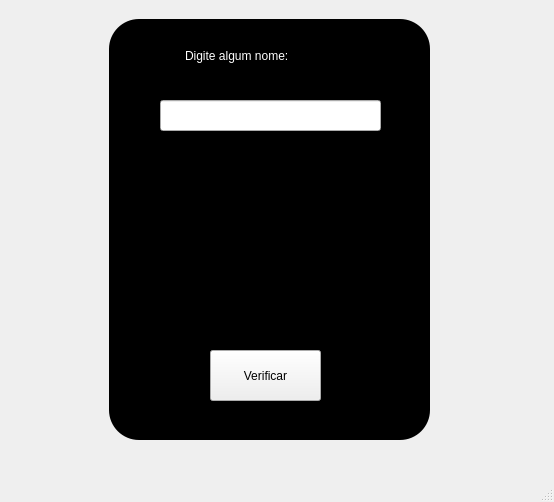
<?xml version="1.0" encoding="UTF-8"?>
<ui version="4.0">
 <class>MainWindow</class>
 <widget class="QMainWindow" name="MainWindow">
  <property name="geometry">
   <rect>
    <x>0</x>
    <y>0</y>
    <width>554</width>
    <height>502</height>
   </rect>
  </property>
  <property name="windowTitle">
   <string>MainWindow</string>
  </property>
  <widget class="QWidget" name="centralwidget">
   <widget class="QPushButton" name="pushButton">
    <property name="geometry">
     <rect>
      <x>210</x>
      <y>350</y>
      <width>111</width>
      <height>51</height>
     </rect>
    </property>
    <property name="styleSheet">
     <string notr="true">font: 75 15pt &quot;MS Shell Dlg 2&quot;;</string>
    </property>
    <property name="text">
     <string>Verificar</string>
    </property>
   </widget>
   <widget class="QLineEdit" name="lineEdit">
    <property name="geometry">
     <rect>
      <x>160</x>
      <y>100</y>
      <width>221</width>
      <height>31</height>
     </rect>
    </property>
    <property name="styleSheet">
     <string notr="true">font: 75 15pt &quot;MS Shell Dlg 2&quot;;</string>
    </property>
   </widget>
   <widget class="QLabel" name="label">
    <property name="geometry">
     <rect>
      <x>185</x>
      <y>40</y>
      <width>181</width>
      <height>31</height>
     </rect>
    </property>
    <property name="styleSheet">
     <string notr="true">font: 75 15pt &quot;MS Shell Dlg 2&quot;;
color: rgb(255, 255, 255);</string>
    </property>
    <property name="text">
     <string>Digite algum nome:</string>
    </property>
   </widget>
   <widget class="QFrame" name="frame">
    <property name="geometry">
     <rect>
      <x>109</x>
      <y>19</y>
      <width>321</width>
      <height>421</height>
     </rect>
    </property>
    <property name="styleSheet">
     <string notr="true">background-color: rgb(0, 0, 0);
border-radius: 30px;</string>
    </property>
    <property name="frameShape">
     <enum>QFrame::StyledPanel</enum>
    </property>
    <property name="frameShadow">
     <enum>QFrame::Raised</enum>
    </property>
   </widget>
   <zorder>frame</zorder>
   <zorder>pushButton</zorder>
   <zorder>lineEdit</zorder>
   <zorder>label</zorder>
  </widget>
  <widget class="QMenuBar" name="menubar">
   <property name="geometry">
    <rect>
     <x>0</x>
     <y>0</y>
     <width>554</width>
     <height>21</height>
    </rect>
   </property>
  </widget>
  <widget class="QStatusBar" name="statusbar"/>
 </widget>
 <resources/>
 <connections/>
</ui>
